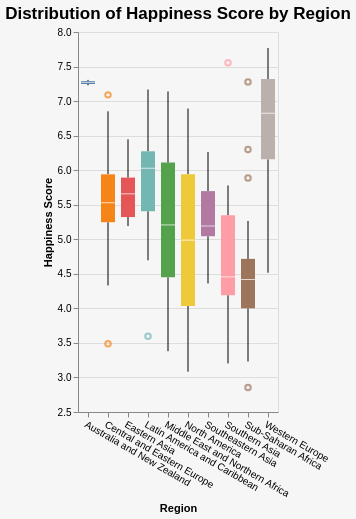

Here is the Vega-Lite specification saved for this chart:
### Vega-Lite specification from a JSON file in a GitHub repository (floating-point values rounded to 4 significant figures; data arrays with more than 128 entries replaced by an {"elided": "..."} marker saying what was removed)
{"$schema": "https://vega.github.io/schema/vega-lite/v4.json", "title": {"text": "Distribution of Happiness Score by Region", "padding": 5, "fontSize": 17, "fontWeight": 600}, "description": "A vertical box plot showing median and lower and upper quartiles of the distribution of Happiness Score of regions.", "width": "container", "height": 380, "data": {"values": {"elided": "157 records"}}, "mark": "boxplot", "encoding": {"x": {"field": "Region", "type": "nominal", "axis": {"labelAlign": "left", "labelAngle": 30}}, "color": {"field": "Region", "type": "nominal", "legend": null}, "y": {"field": "Happiness Score", "type": "quantitative", "scale": {"zero": false}}, "tooltip": [{"field": "Country", "type": "nominal"}, {"field": "Region", "type": "nominal"}, {"field": "Happiness Score", "type": "quantitative"}]}, "background": "#F6F6F6", "config": {}}
